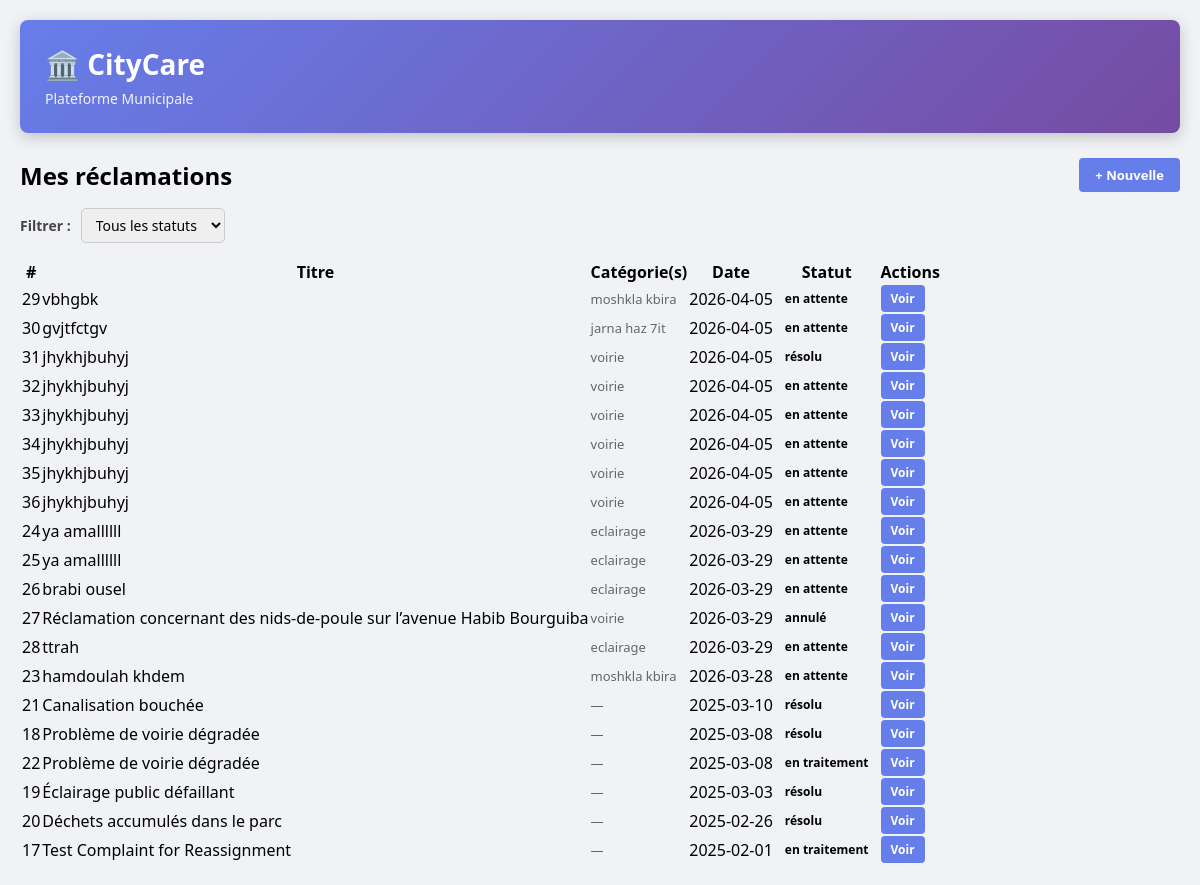
Screenshot of /reclamation.php (signed in) with the database file from the repository.
### tables this page shows
CREATE TABLE `reclamation` (
  `idRec` int(11) NOT NULL,
  `titre` varchar(200) NOT NULL,
  `description` text NOT NULL,
  `statut` varchar(50) NOT NULL,
  `dateCreation` date NOT NULL,
  `adresse` varchar(255) DEFAULT NULL,
  `idUtilisateur` int(11) NOT NULL,
  `dateModification` datetime DEFAULT current_timestamp() ON UPDATE current_timestamp(),
  `dateAssignation` date DEFAULT NULL,
  `commentaireAgent` text DEFAULT NULL,
  `idUtilisateurAssigne` int(11) DEFAULT NULL
);

### reclamation.php (the view, shortened to what this page needs)
<?php
require_once 'includes/header.php';
$pdo = getConnexion();
$params = [$_SESSION['idUtilisateur']];
$where        = '';
$stmt = $pdo->prepare("
    SELECT r.*,
           GROUP_CONCAT(c.label SEPARATOR ', ') AS categories
    FROM   reclamation r
    LEFT JOIN reclamation_categorie rc ON rc.idRec   = r.idRec
    LEFT JOIN categorie             c  ON c.idCateg  = rc.idCateg
    WHERE  r.idUtilisateur = ? $where
    GROUP  BY r.idRec
    ORDER  BY r.dateCreation DESC
");
$stmt->execute($params);
$reclamations = $stmt->fetchAll();
$badges = [
    'en_attente'    => ['label' => 'En attente',    'class' => 'badge-attente'],
    'en_traitement' => ['label' => 'En traitement', 'class' => 'badge-traitement'],
    'resolu'        => ['label' => 'Résolu',        'class' => 'badge-resolu'],
    'annule'        => ['label' => 'Annulé',        'class' => 'badge-annule'],
];
?>
<div class="card">
    <div style="display:flex;justify-content:space-between;align-items:center;margin-bottom:16px">
        <h2 style="margin:0">Mes réclamations</h2>
        <a href="soumettre.php" class="btn btn-primary">+ Nouvelle</a>
    </div>
    <form method="GET" style="margin-bottom:16px;display:flex;gap:10px;align-items:center">
        <label style="margin:0;font-size:14px">Filtrer :</label>
        <select name="statut" onchange="this.form.submit()" style="padding:6px 10px;border-radius:5px;border:1px solid #ccc;font-size:14px;width:auto;margin:0">
            <option value="">Tous les statuts</option>
        </select>
    </form>
    <?php if (empty($reclamations)): ?>
        <p style="color:#888;text-align:center;padding:30px 0">Aucune réclamation trouvée.</p>
    <?php else: ?>
    <table>
        <thead>
            <tr>
                <th>#</th>
                <th>Titre</th>
                <th>Catégorie(s)</th>
                <th>Date</th>
                <th>Statut</th>
                <th>Actions</th>
            </tr>
        </thead>
        <tbody>
        <?php foreach ($reclamations as $rec): ?>
            <?php $badge = $badges[$rec['statut']] ?? ['label' => $rec['statut'], 'class' => '']; ?>
            <tr>
                <td><?= $rec['idRec'] ?></td>
                <td><?= htmlspecialchars($rec['titre']) ?></td>
                <td style="color:#666;font-size:13px"><?= htmlspecialchars($rec['categories'] ?? '—') ?></td>
                <td><?= $rec['dateCreation'] ?></td>
                <td><span class="badge <?= $badge['class'] ?>"><?= $badge['label'] ?></span></td>
                <td style="white-space:nowrap">
                    <a href="detail_reclamation.php?id=<?= $rec['idRec'] ?>" class="btn btn-primary btn-sm">Voir</a>
                </td>
            </tr>
        <?php endforeach; ?>
        </tbody>
    </table>
    <?php endif; ?>
</div>
<?php require_once 'includes/footer.php'; ?>

### header.php (style rules this page uses)
* { margin:0; padding:0; box-sizing:border-box; }
body { font-family: 'Segoe UI', Arial, sans-serif; background: #f0f2f5; min-height: 100vh; }
.btn { display:inline-block;padding:8px 16px;border:none;border-radius:4px;cursor:pointer;text-decoration:none;font-size:13px;font-weight:600;transition:all .3s; }
.btn-primary { background:#667eea;color:white; }
.btn-sm { padding:5px 10px;font-size:12px; }
.badge { display:inline-block;padding:4px 10px;border-radius:20px;font-size:12px;font-weight:600; }
input[type="text"],input[type="email"],input[type="password"],input[type="tel"], textarea, select { width:100%; padding:10px 12px; border:1px solid #ddd; border-radius:6px; font-size:14px; font-family:inherit; outline:none; transition:border .2s; box-sizing:border-box; }
label { display:block;font-weight:600;margin-bottom:5px;color:#444;font-size:14px; }

### rows the page displays
reclamation: idRec "29", titre "vbhgbk", categories "moshkla kbira", dateCreation "2026-04-05", statut "en attente"
reclamation: idRec "30", titre "gvjtfctgv", categories "jarna haz 7it", dateCreation "2026-04-05", statut "en attente"
reclamation: idRec "31", titre "jhykhjbuhyj", categories "voirie", dateCreation "2026-04-05", statut "résolu"
reclamation: idRec "32", titre "jhykhjbuhyj", categories "voirie", dateCreation "2026-04-05", statut "en attente"
reclamation: idRec "33", titre "jhykhjbuhyj", categories "voirie", dateCreation "2026-04-05", statut "en attente"
reclamation: idRec "34", titre "jhykhjbuhyj", categories "voirie", dateCreation "2026-04-05", statut "en attente"
reclamation: idRec "35", titre "jhykhjbuhyj", categories "voirie", dateCreation "2026-04-05", statut "en attente"
reclamation: idRec "36", titre "jhykhjbuhyj", categories "voirie", dateCreation "2026-04-05", statut "en attente"
reclamation: idRec "24", titre "ya amallllll", categories "eclairage", dateCreation "2026-03-29", statut "en attente"
reclamation: idRec "25", titre "ya amallllll", categories "eclairage", dateCreation "2026-03-29", statut "en attente"
reclamation: idRec "26", titre "brabi ousel", categories "eclairage", dateCreation "2026-03-29", statut "en attente"
reclamation: idRec "27", titre "Réclamation concernant des nids-de-poule sur l’avenue Habib Bourguiba", categories "voirie", dateCreation "2026-03-29", statut "annulé"
reclamation: idRec "28", titre "ttrah", categories "eclairage", dateCreation "2026-03-29", statut "en attente"
reclamation: idRec "23", titre "hamdoulah khdem", categories "moshkla kbira", dateCreation "2026-03-28", statut "en attente"
reclamation: idRec "21", titre "Canalisation bouchée", categories "—", dateCreation "2025-03-10", statut "résolu"
reclamation: idRec "18", titre "Problème de voirie dégradée", categories "—", dateCreation "2025-03-08", statut "résolu"
reclamation: idRec "22", titre "Problème de voirie dégradée", categories "—", dateCreation "2025-03-08", statut "en traitement"
reclamation: idRec "19", titre "Éclairage public défaillant", categories "—", dateCreation "2025-03-03", statut "résolu"
reclamation: idRec "20", titre "Déchets accumulés dans le parc", categories "—", dateCreation "2025-02-26", statut "résolu"
reclamation: idRec "17", titre "Test Complaint for Reassignment", categories "—", dateCreation "2025-02-01", statut "en traitement"

### other values shown
$config['icon'] "🏛️"
$config['title'] "CityCare"
$config['subtitle'] "Plateforme Municipale"
